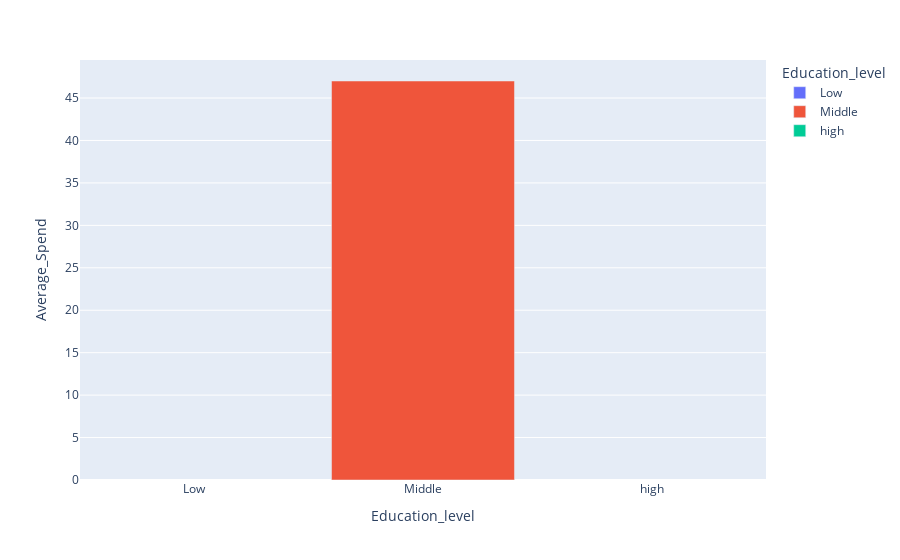

Here is the notebook cell this chart was saved with:
### Markdown cell above
## Average Spend by Education Level

### Code cell
df_plot = df.groupby(['Education_level'])['Average_Spend'].mean().reset_index()

fig5 = px.bar(df_plot, x='Education_level', y='Average_Spend', color='Education_level')

fig5.show()

### Figure 1 — Plotly figure (JSON) as saved in the notebook; plotly's stock layout.template omitted (floating-point values rounded to 4 significant figures)
{"data": [{"alignmentgroup": "True", "hovertemplate": "Education_level=%{x}<br>Average_Spend=%{y}<extra></extra>", "legendgroup": "Low", "marker": {"color": "#636efa", "pattern": {"shape": ""}}, "name": "Low", "offsetgroup": "Low", "orientation": "v", "showlegend": true, "textposition": "auto", "type": "bar", "x": ["Low"], "xaxis": "x", "y": [null], "yaxis": "y"}, {"alignmentgroup": "True", "hovertemplate": "Education_level=%{x}<br>Average_Spend=%{y}<extra></extra>", "legendgroup": "Middle", "marker": {"color": "#EF553B", "pattern": {"shape": ""}}, "name": "Middle", "offsetgroup": "Middle", "orientation": "v", "showlegend": true, "textposition": "auto", "type": "bar", "x": ["Middle"], "xaxis": "x", "y": [47.01], "yaxis": "y"}, {"alignmentgroup": "True", "hovertemplate": "Education_level=%{x}<br>Average_Spend=%{y}<extra></extra>", "legendgroup": "high", "marker": {"color": "#00cc96", "pattern": {"shape": ""}}, "name": "high", "offsetgroup": "high", "orientation": "v", "showlegend": true, "textposition": "auto", "type": "bar", "x": ["high"], "xaxis": "x", "y": [null], "yaxis": "y"}], "layout": {"barmode": "relative", "legend": {"title": {"text": "Education_level"}, "tracegroupgap": 0}, "margin": {"t": 60}, "xaxis": {"anchor": "y", "categoryarray": ["Low", "Middle", "high"], "categoryorder": "array", "domain": [0, 1], "title": {"text": "Education_level"}}, "yaxis": {"anchor": "x", "domain": [0, 1], "title": {"text": "Average_Spend"}}}}
